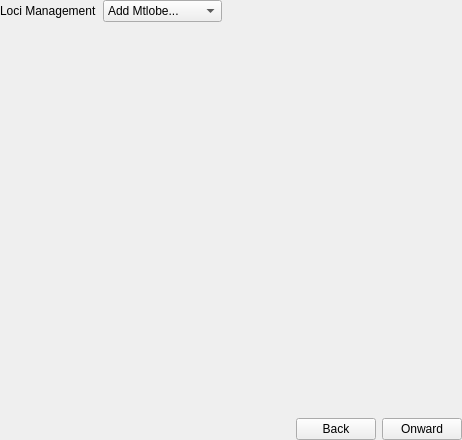
<?xml version="1.0" encoding="UTF-8"?>
<ui version="4.0">
 <class>HardwareWizard</class>
 <widget class="QWidget" name="HardwareWizard">
  <property name="geometry">
   <rect>
    <x>0</x>
    <y>0</y>
    <width>462</width>
    <height>440</height>
   </rect>
  </property>
  <property name="windowTitle">
   <string>Form</string>
  </property>
  <layout class="QVBoxLayout" name="verticalLayout">
   <property name="leftMargin">
    <number>0</number>
   </property>
   <property name="topMargin">
    <number>0</number>
   </property>
   <property name="rightMargin">
    <number>0</number>
   </property>
   <property name="bottomMargin">
    <number>0</number>
   </property>
   <item>
    <widget class="QStackedWidget" name="stackedWidget">
     <property name="currentIndex">
      <number>2</number>
     </property>
     <widget class="QWidget" name="pageController">
      <layout class="QGridLayout" name="gridLayout">
       <property name="leftMargin">
        <number>0</number>
       </property>
       <property name="topMargin">
        <number>0</number>
       </property>
       <property name="rightMargin">
        <number>0</number>
       </property>
       <property name="bottomMargin">
        <number>0</number>
       </property>
       <item row="0" column="0">
        <widget class="QLabel" name="label">
         <property name="text">
          <string>Select controller</string>
         </property>
        </widget>
       </item>
       <item row="1" column="0" colspan="2">
        <widget class="QListWidget" name="listWidgetController">
         <property name="alternatingRowColors">
          <bool>true</bool>
         </property>
         <property name="spacing">
          <number>0</number>
         </property>
         <property name="gridSize">
          <size>
           <width>32</width>
           <height>32</height>
          </size>
         </property>
        </widget>
       </item>
      </layout>
     </widget>
     <widget class="QWidget" name="pageControllerConfiguration">
      <layout class="QVBoxLayout" name="verticalLayout_2">
       <property name="leftMargin">
        <number>0</number>
       </property>
       <property name="topMargin">
        <number>0</number>
       </property>
       <property name="rightMargin">
        <number>0</number>
       </property>
       <property name="bottomMargin">
        <number>0</number>
       </property>
       <item>
        <widget class="QLabel" name="label_6">
         <property name="sizePolicy">
          <sizepolicy hsizetype="Minimum" vsizetype="Minimum">
           <horstretch>0</horstretch>
           <verstretch>0</verstretch>
          </sizepolicy>
         </property>
         <property name="text">
          <string>Controller configuration</string>
         </property>
        </widget>
       </item>
       <item>
        <widget class="QScrollArea" name="scrollAreaControllerConfiguration">
         <property name="horizontalScrollBarPolicy">
          <enum>Qt::ScrollBarAlwaysOff</enum>
         </property>
         <property name="sizeAdjustPolicy">
          <enum>QAbstractScrollArea::AdjustToContents</enum>
         </property>
         <property name="widgetResizable">
          <bool>true</bool>
         </property>
         <widget class="QWidget" name="scrollAreaWidgetContents">
          <property name="geometry">
           <rect>
            <x>0</x>
            <y>0</y>
            <width>460</width>
            <height>382</height>
           </rect>
          </property>
          <property name="sizePolicy">
           <sizepolicy hsizetype="Minimum" vsizetype="Minimum">
            <horstretch>0</horstretch>
            <verstretch>0</verstretch>
           </sizepolicy>
          </property>
          <layout class="QGridLayout" name="gridLayout_3">
           <property name="leftMargin">
            <number>0</number>
           </property>
           <property name="topMargin">
            <number>0</number>
           </property>
           <property name="rightMargin">
            <number>0</number>
           </property>
           <property name="bottomMargin">
            <number>0</number>
           </property>
           <property name="spacing">
            <number>0</number>
           </property>
           <item row="0" column="0">
            <widget class="QLabel" name="labelControllerConfigPlaceholder">
             <property name="sizePolicy">
              <sizepolicy hsizetype="Minimum" vsizetype="Minimum">
               <horstretch>0</horstretch>
               <verstretch>0</verstretch>
              </sizepolicy>
             </property>
             <property name="text">
              <string>Controller has no settings</string>
             </property>
             <property name="alignment">
              <set>Qt::AlignCenter</set>
             </property>
            </widget>
           </item>
          </layout>
         </widget>
        </widget>
       </item>
      </layout>
     </widget>
     <widget class="QWidget" name="pageMtlobes">
      <layout class="QVBoxLayout" name="verticalLayout_4">
       <property name="leftMargin">
        <number>0</number>
       </property>
       <property name="topMargin">
        <number>0</number>
       </property>
       <property name="rightMargin">
        <number>0</number>
       </property>
       <property name="bottomMargin">
        <number>0</number>
       </property>
       <item>
        <layout class="QHBoxLayout" name="horizontalLayout_2">
         <item>
          <widget class="QLabel" name="label_7">
           <property name="sizePolicy">
            <sizepolicy hsizetype="Minimum" vsizetype="Minimum">
             <horstretch>0</horstretch>
             <verstretch>0</verstretch>
            </sizepolicy>
           </property>
           <property name="text">
            <string>Loci Management</string>
           </property>
          </widget>
         </item>
         <item>
          <widget class="QComboBox" name="comboBoxAddMtlobe">
           <item>
            <property name="text">
             <string>Add Mtlobe...</string>
            </property>
           </item>
           <item>
            <property name="text">
             <string extracomment="Add support for a robot that moves on wheels like a car">Wheeled Motion</string>
            </property>
            <property name="icon">
             <iconset resource="../resources/icons.qrc">
              <normaloff>:/icons/wheels.svg</normaloff>:/icons/wheels.svg</iconset>
            </property>
           </item>
           <item>
            <property name="text">
             <string extracomment="Add support for a robot that moves on threads like a escavator">Tracked Motion</string>
            </property>
            <property name="icon">
             <iconset resource="../resources/icons.qrc">
              <normaloff>:/icons/threads.svg</normaloff>:/icons/threads.svg</iconset>
            </property>
           </item>
           <item>
            <property name="text">
             <string>Legged Motion</string>
            </property>
            <property name="icon">
             <iconset resource="../resources/icons.qrc">
              <normaloff>:/icons/hexapod.svg</normaloff>:/icons/hexapod.svg</iconset>
            </property>
           </item>
           <item>
            <property name="text">
             <string extracomment="Add support for a robot that moves by multiple rotors like a quad copter">Hovering Motion</string>
            </property>
            <property name="icon">
             <iconset resource="../resources/icons.qrc">
              <normaloff>:/icons/quadcopter.svg</normaloff>:/icons/quadcopter.svg</iconset>
            </property>
           </item>
          </widget>
         </item>
         <item>
          <spacer name="horizontalSpacer_2">
           <property name="orientation">
            <enum>Qt::Horizontal</enum>
           </property>
           <property name="sizeHint" stdset="0">
            <size>
             <width>40</width>
             <height>20</height>
            </size>
           </property>
          </spacer>
         </item>
        </layout>
       </item>
       <item>
        <widget class="MtlobeManagerWidget" name="widgetLociManager" native="true">
         <property name="sizePolicy">
          <sizepolicy hsizetype="Expanding" vsizetype="Expanding">
           <horstretch>0</horstretch>
           <verstretch>0</verstretch>
          </sizepolicy>
         </property>
        </widget>
       </item>
      </layout>
     </widget>
     <widget class="QWidget" name="pageInterfaceType">
      <layout class="QVBoxLayout" name="verticalLayout_3">
       <property name="leftMargin">
        <number>0</number>
       </property>
       <property name="topMargin">
        <number>0</number>
       </property>
       <property name="rightMargin">
        <number>0</number>
       </property>
       <property name="bottomMargin">
        <number>0</number>
       </property>
       <item>
        <widget class="QLabel" name="labelInterfaceType">
         <property name="text">
          <string>Select interface type</string>
         </property>
        </widget>
       </item>
       <item>
        <widget class="QListWidget" name="listWidgetInterfaceType">
         <property name="alternatingRowColors">
          <bool>true</bool>
         </property>
         <property name="spacing">
          <number>0</number>
         </property>
         <property name="gridSize">
          <size>
           <width>32</width>
           <height>32</height>
          </size>
         </property>
         <item>
          <property name="text">
           <string>Any Serial Port such as Real RS232, USB Serial or Bluetooth Serial.</string>
          </property>
          <property name="icon">
           <iconset resource="../resources/icons.qrc">
            <normaloff>:/icons/serial.svg</normaloff>:/icons/serial.svg</iconset>
          </property>
         </item>
        </widget>
       </item>
      </layout>
     </widget>
     <widget class="QWidget" name="pageSerialInterface">
      <layout class="QVBoxLayout" name="verticalLayout_5">
       <property name="leftMargin">
        <number>0</number>
       </property>
       <property name="topMargin">
        <number>0</number>
       </property>
       <property name="rightMargin">
        <number>0</number>
       </property>
       <property name="bottomMargin">
        <number>0</number>
       </property>
       <item>
        <widget class="QLabel" name="label_5">
         <property name="text">
          <string>Select serial interface. Inserted devices should show up instantly.</string>
         </property>
        </widget>
       </item>
       <item>
        <widget class="QListView" name="listViewSerialInterface">
         <property name="horizontalScrollBarPolicy">
          <enum>Qt::ScrollBarAlwaysOff</enum>
         </property>
         <property name="editTriggers">
          <set>QAbstractItemView::NoEditTriggers</set>
         </property>
         <property name="showDropIndicator" stdset="0">
          <bool>false</bool>
         </property>
         <property name="dragDropMode">
          <enum>QAbstractItemView::DragOnly</enum>
         </property>
         <property name="alternatingRowColors">
          <bool>true</bool>
         </property>
         <property name="selectionBehavior">
          <enum>QAbstractItemView::SelectRows</enum>
         </property>
         <property name="textElideMode">
          <enum>Qt::ElideMiddle</enum>
         </property>
         <property name="movement">
          <enum>QListView::Snap</enum>
         </property>
        </widget>
       </item>
      </layout>
     </widget>
     <widget class="QWidget" name="pageProtocol">
      <layout class="QGridLayout" name="gridLayout_2">
       <property name="leftMargin">
        <number>0</number>
       </property>
       <property name="topMargin">
        <number>0</number>
       </property>
       <property name="rightMargin">
        <number>0</number>
       </property>
       <property name="bottomMargin">
        <number>0</number>
       </property>
       <item row="0" column="0">
        <widget class="QLabel" name="label_3">
         <property name="text">
          <string>Select protocol</string>
         </property>
        </widget>
       </item>
       <item row="1" column="0" colspan="2">
        <widget class="QListView" name="listViewTemplate">
         <property name="alternatingRowColors">
          <bool>true</bool>
         </property>
         <property name="spacing">
          <number>0</number>
         </property>
         <property name="gridSize">
          <size>
           <width>32</width>
           <height>32</height>
          </size>
         </property>
        </widget>
       </item>
      </layout>
     </widget>
     <widget class="QWidget" name="pageConfigureSerialInterface">
      <layout class="QVBoxLayout" name="verticalLayout_6">
       <property name="leftMargin">
        <number>0</number>
       </property>
       <property name="topMargin">
        <number>0</number>
       </property>
       <property name="rightMargin">
        <number>0</number>
       </property>
       <property name="bottomMargin">
        <number>0</number>
       </property>
       <item>
        <widget class="QLabel" name="label_4">
         <property name="text">
          <string>Configure serial interface</string>
         </property>
        </widget>
       </item>
      </layout>
     </widget>
     <widget class="QWidget" name="pagePoseMapping">
      <layout class="QVBoxLayout" name="verticalLayout_7">
       <property name="leftMargin">
        <number>0</number>
       </property>
       <property name="topMargin">
        <number>0</number>
       </property>
       <property name="rightMargin">
        <number>0</number>
       </property>
       <property name="bottomMargin">
        <number>0</number>
       </property>
       <item>
        <widget class="QLabel" name="label_2">
         <property name="text">
          <string>Select and map actuators</string>
         </property>
        </widget>
       </item>
       <item>
        <widget class="PoseMappingWidget" name="widgetPoseMapping" native="true">
         <property name="sizePolicy">
          <sizepolicy hsizetype="Minimum" vsizetype="Expanding">
           <horstretch>0</horstretch>
           <verstretch>0</verstretch>
          </sizepolicy>
         </property>
        </widget>
       </item>
      </layout>
     </widget>
    </widget>
   </item>
   <item>
    <layout class="QHBoxLayout" name="horizontalLayout">
     <item>
      <spacer name="horizontalSpacer">
       <property name="orientation">
        <enum>Qt::Horizontal</enum>
       </property>
       <property name="sizeHint" stdset="0">
        <size>
         <width>40</width>
         <height>20</height>
        </size>
       </property>
      </spacer>
     </item>
     <item>
      <widget class="QPushButton" name="pushButtonBack">
       <property name="text">
        <string>Back</string>
       </property>
      </widget>
     </item>
     <item>
      <widget class="QPushButton" name="pushButtonOnward">
       <property name="text">
        <string>Onward</string>
       </property>
      </widget>
     </item>
    </layout>
   </item>
  </layout>
 </widget>
 <customwidgets>
  <customwidget>
   <class>PoseMappingWidget</class>
   <extends>QWidget</extends>
   <header location="global">../libpuppet/widgets/PoseMappingWidget.hpp</header>
   <container>1</container>
  </customwidget>
  <customwidget>
   <class>MtlobeManagerWidget</class>
   <extends>QWidget</extends>
   <header location="global">widgets/MtlobeManagerWidget.hpp</header>
   <container>1</container>
  </customwidget>
 </customwidgets>
 <resources>
  <include location="../resources/icons.qrc"/>
  <include location="../resources/icons.qrc"/>
 </resources>
 <connections/>
</ui>
